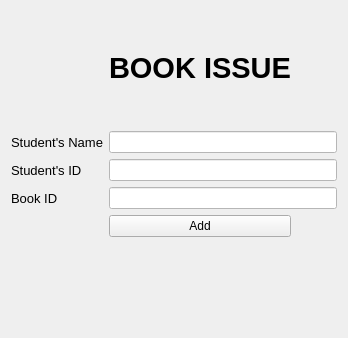
     <widget class="QWidget" name="page_book_issue">
      <layout class="QGridLayout" name="gridLayout_2">
       <item row="4" column="1" colspan="2">
        <widget class="QLineEdit" name="lineEdit">
         <property name="sizePolicy">
          <sizepolicy hsizetype="Expanding" vsizetype="Fixed">
           <horstretch>0</horstretch>
           <verstretch>0</verstretch>
          </sizepolicy>
         </property>
         <property name="styleSheet">
          <string notr="true">background-color: rgb(255, 255, 255)</string>
         </property>
        </widget>
       </item>
       <item row="1" column="1">
        <widget class="QLabel" name="label_2">
         <property name="font">
          <font>
           <family>Segoe UI</family>
           <pointsize>22</pointsize>
           <weight>75</weight>
           <bold>true</bold>
           <underline>false</underline>
          </font>
         </property>
         <property name="text">
          <string>BOOK ISSUE</string>
         </property>
        </widget>
       </item>
       <item row="5" column="1" colspan="2">
        <widget class="QLineEdit" name="lineEdit_3">
         <property name="styleSheet">
          <string notr="true">background-color: rgb(255, 255, 255)</string>
         </property>
        </widget>
       </item>
       <item row="6" column="1" colspan="2">
        <widget class="QLineEdit" name="lineEdit_2">
         <property name="styleSheet">
          <string notr="true">background-color: rgb(255, 255, 255)</string>
         </property>
        </widget>
       </item>
       <item row="4" column="0">
        <widget class="QLabel" name="label_3">
         <property name="font">
          <font>
           <pointsize>10</pointsize>
          </font>
         </property>
         <property name="text">
          <string>Student's Name</string>
         </property>
        </widget>
       </item>
       <item row="7" column="1">
        <widget class="QPushButton" name="pushButton_9">
         <property name="text">
          <string>Add</string>
         </property>
        </widget>
       </item>
       <item row="7" column="2">
        <spacer name="horizontalSpacer">
         <property name="orientation">
          <enum>Qt::Horizontal</enum>
         </property>
         <property name="sizeHint" stdset="0">
          <size>
           <width>40</width>
           <height>20</height>
          </size>
         </property>
        </spacer>
       </item>
       <item row="2" column="1">
        <spacer name="verticalSpacer_3">
         <property name="orientation">
          <enum>Qt::Vertical</enum>
         </property>
         <property name="sizeHint" stdset="0">
          <size>
           <width>20</width>
           <height>40</height>
          </size>
         </property>
        </spacer>
       </item>
       <item row="5" column="0">
        <widget class="QLabel" name="label_6">
         <property name="font">
          <font>
           <pointsize>10</pointsize>
          </font>
         </property>
         <property name="text">
          <string>Student's ID</string>
         </property>
        </widget>
       </item>
       <item row="6" column="0">
        <widget class="QLabel" name="label_5">
         <property name="font">
          <font>
           <pointsize>10</pointsize>
          </font>
         </property>
         <property name="text">
          <string>Book ID</string>
         </property>
        </widget>
       </item>
       <item row="8" column="1">
        <spacer name="verticalSpacer_2">
         <property name="orientation">
          <enum>Qt::Vertical</enum>
         </property>
         <property name="sizeHint" stdset="0">
          <size>
           <width>20</width>
           <height>90</height>
          </size>
         </property>
        </spacer>
       </item>
       <item row="0" column="1">
        <spacer name="verticalSpacer_4">
         <property name="orientation">
          <enum>Qt::Vertical</enum>
         </property>
         <property name="sizeHint" stdset="0">
          <size>
           <width>20</width>
           <height>40</height>
          </size>
         </property>
        </spacer>
       </item>
      </layout>
     </widget>
